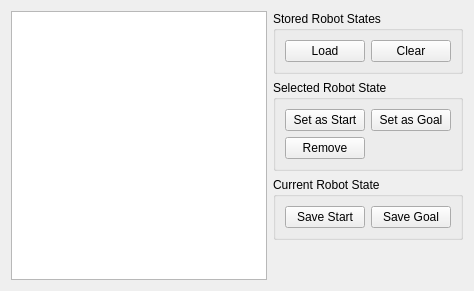
     <widget class="QWidget" name="stored_states">
      <attribute name="title">
       <string>Stored States</string>
      </attribute>
      <layout class="QHBoxLayout" name="horizontalLayout_2">
       <item>
        <widget class="QListWidget" name="list_states"/>
       </item>
       <item>
        <layout class="QVBoxLayout" name="verticalLayout_4">
         <item>
          <widget class="QGroupBox" name="groupBox_15">
           <property name="title">
            <string>Stored Robot States</string>
           </property>
           <layout class="QGridLayout" name="gridLayout_17">
            <item row="0" column="0">
             <widget class="QPushButton" name="load_state_button">
              <property name="toolTip">
               <string>Load a robot state</string>
              </property>
              <property name="text">
               <string>Load</string>
              </property>
             </widget>
            </item>
            <item row="0" column="1">
             <widget class="QPushButton" name="clear_states_button">
              <property name="toolTip">
               <string>Clear robot states from list</string>
              </property>
              <property name="text">
               <string>Clear</string>
              </property>
             </widget>
            </item>
           </layout>
          </widget>
         </item>
         <item>
          <widget class="QGroupBox" name="groupBox_16">
           <property name="title">
            <string>Selected Robot State</string>
           </property>
           <layout class="QGridLayout" name="gridLayout_15">
            <item row="0" column="0">
             <widget class="QPushButton" name="set_as_start_state_button">
              <property name="text">
               <string>Set as Start</string>
              </property>
             </widget>
            </item>
            <item row="0" column="1">
             <widget class="QPushButton" name="set_as_goal_state_button">
              <property name="text">
               <string>Set as Goal</string>
              </property>
             </widget>
            </item>
            <item row="1" column="0">
             <widget class="QPushButton" name="remove_state_button">
              <property name="text">
               <string>Remove</string>
              </property>
             </widget>
            </item>
           </layout>
          </widget>
         </item>
         <item>
          <widget class="QGroupBox" name="groupBox_17">
           <property name="title">
            <string>Current Robot State</string>
           </property>
           <layout class="QGridLayout" name="gridLayout_16">
            <item row="0" column="0">
             <widget class="QPushButton" name="save_start_state_button">
              <property name="toolTip">
               <string>Save the current start state</string>
              </property>
              <property name="text">
               <string>Save Start</string>
              </property>
             </widget>
            </item>
            <item row="0" column="1">
             <widget class="QPushButton" name="save_goal_state_button">
              <property name="toolTip">
               <string>Save the current goal state</string>
              </property>
              <property name="text">
               <string>Save Goal</string>
              </property>
             </widget>
            </item>
           </layout>
          </widget>
         </item>
         <item>
          <spacer name="verticalSpacer_8">
           <property name="orientation">
            <enum>Qt::Orientation::Vertical</enum>
           </property>
           <property name="sizeHint" stdset="0">
            <size>
             <width>20</width>
             <height>40</height>
            </size>
           </property>
          </spacer>
         </item>
        </layout>
       </item>
      </layout>
     </widget>
